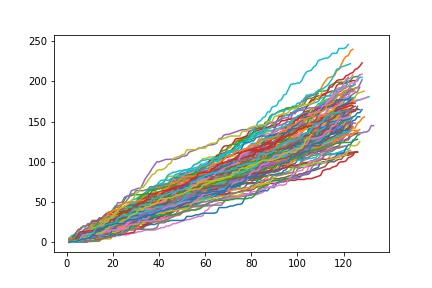

Generate this figure with Python:
# -*- coding: utf-8 -*-
"""
Created on Sat Apr 20 15:32:26 2019

@author: Himanshu Khandelwal
"""
import csv
import matplotlib.pyplot as plt
rows=[]
filename="deliveries.csv"
with open(filename, 'r',encoding="utf-8") as csvfile: 
    csvreader = csv.reader(csvfile) 
    fields = next(csvreader) 
    for row in csvreader: 
        rows.append(row)
match = []
prev='1'
temp=0
x = []
y = []
all_x = []
all_y = []
bno=0
for row in rows:
    if(row[2]=="Chennai Super Kings"):
        if(prev==row[0]):
            temp+=int(row[17])
        else:
            bno=1
            plt.plot(x,y)
            all_x.append(x)
            all_y.append(y)
            x=[]
            y=[]
            match.append(temp)
            temp=int(row[17])
            prev=row[0]
        x.append(bno)
        y.append(temp)
        bno+=1
plt.savefig('CSK.pdf')